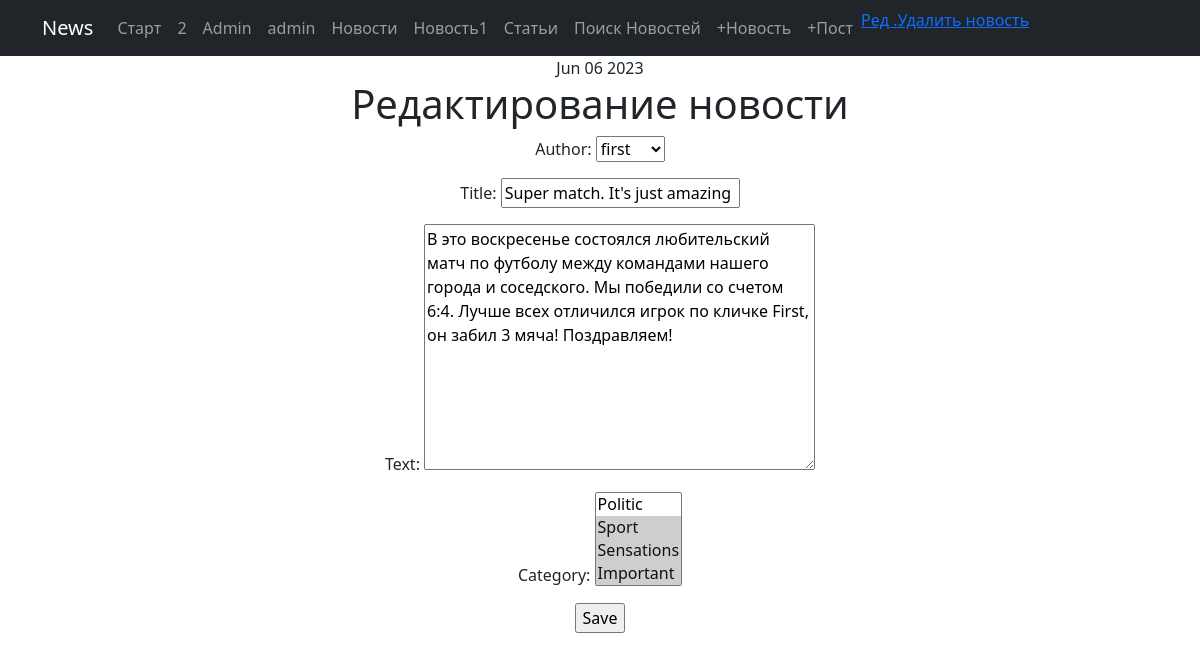
The page /news/3/update/ (signed in) on the database as committed earlier.
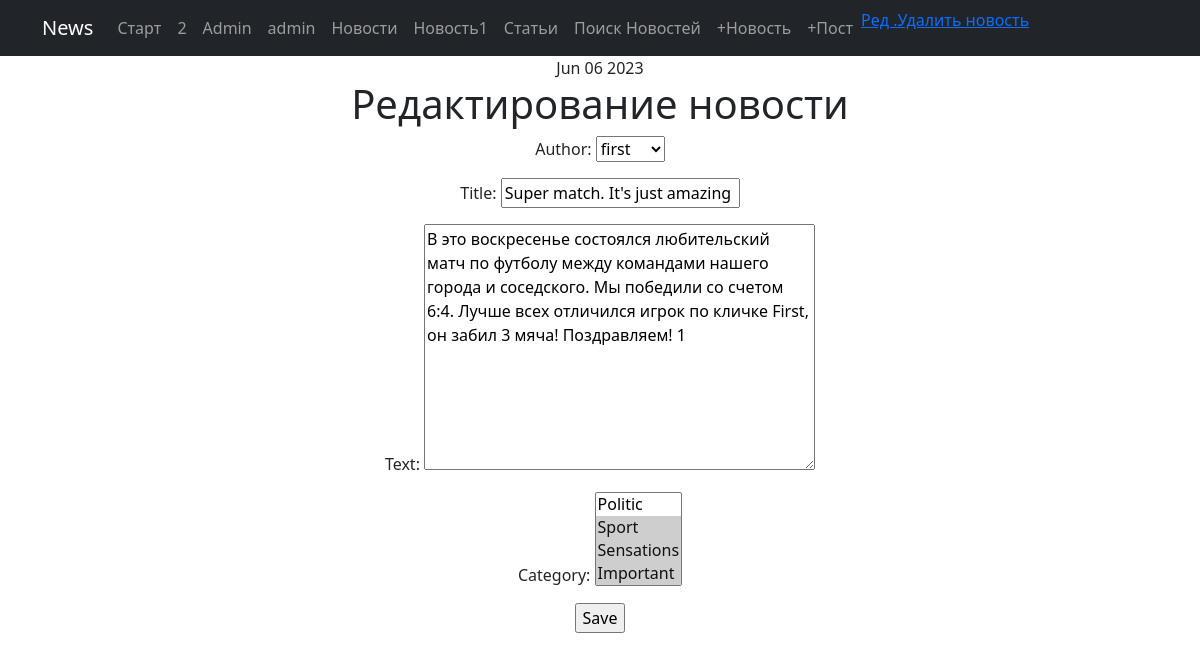
The same page on the database as committed later.
### News_Portal/models.py (models this page shows, shortened)
class Post(models.Model):
    article = 'AR'
    news = 'NE'
    POSITIONS = [
        (article, 'Статья'),
        (news, 'Новость')
    ]
    author = models.ForeignKey('Author', on_delete=models.CASCADE)  # связь «один ко многим» с моделью Author;
    position = models.CharField(max_length=2, choices=POSITIONS, default=article)  # «статья» или «новость»;
    date_time = models.DateTimeField(auto_now_add=True)  # автоматически добавляемая дата и время создания;
    category = models.ManyToManyField('Category', through='PostCategory')  # связь «многие ко многим»
    title = models.CharField(max_length=50, unique=True)  # заголовок статьи/новости;
    text = models.TextField(default="Текст отсутствует.")  # текст статьи/новости;
    ratio = models.IntegerField(default=0)  # рейтинг статьи/новости."

### News_Portal/views.py (the view)
# urls.py: path('<int:pk>/update/', NewsUpdate.as_view(), name='news_up'),
class NewsUpdate(PermissionRequiredMixin, LoginRequiredMixin, UpdateView):
    permission_required = 'News_Portal.change_post'
    form_class = PostForm
    model = Post
    template_name = 'news_edit.html'
    def get_object(self, queryset=None):
        obj = super().get_object(queryset=queryset)
        if obj.position == 'AR':
            raise Http404("This not news")
        user = self.request.user
        print(user, 999111)
        if not user.is_authenticated:
            print("You must be logged in to edit news")
        return obj

### News_Portal/forms.py
class PostForm(forms.ModelForm):
    class Meta:
        model = Post
        fields = [
            'author',
            'title',
            'text',
            'category'
        ]

### News_Portal/models.py (called while the page is built)
    def __str__(self):
        return self.author_name

    def __str__(self):
        return f'{self.name}'

### News_Portal/templatetags/custom_tags.py (called while the page is built)
@register.simple_tag()
def current_time(format_string='%b %d %Y'):
    return datetime.utcnow().strftime(format_string)

### templates/news_edit.html (shortened to what this page needs)
{% extends 'flatpages/default.html' %}
{% block content %}
<h1>Редактирование новости</h1>
<form action="" method="post">
    {{ form.as_p }}
    <input type="submit" value="Save"/>
</form>
{% endblock content %}

Rows that differ between the two databases and show on the page:
changed Post "first": text "…забил 3 мяча! Поздравляем!" → "…забил 3 мяча! Поздравляем! 1"
